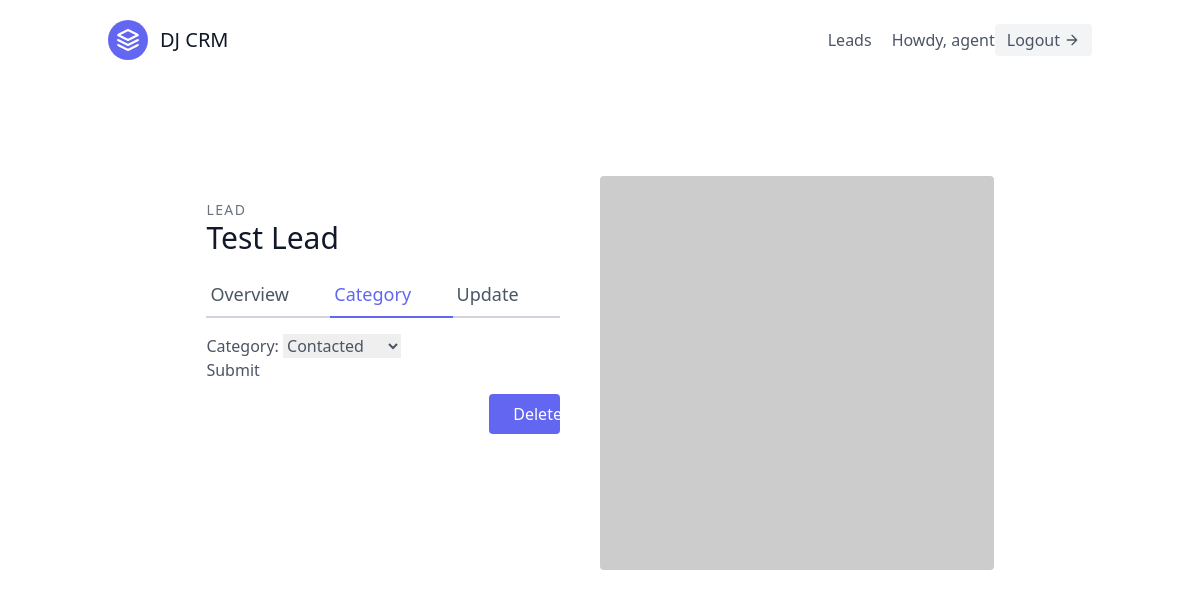
Screenshot of /leads/1/category/ (signed in) with the database file from the repository.
### leads/models.py (models this page shows, shortened)
class User(AbstractUser):
    is_organizor = models.BooleanField(default=True)
    is_agent = models.BooleanField(default=False)

class Lead(models.Model):
    first_name = models.CharField(max_length=20)
    last_name = models.CharField(max_length=20)
    age = models.IntegerField(default=0)
    organization = models.ForeignKey(UserProfile, on_delete=models.CASCADE)
    agent = models.ForeignKey("Agent", null=True, blank=True, on_delete=models.SET_NULL)
    category = models.ForeignKey("Category", related_name="leads", null=True, blank=True, on_delete=models.SET_NULL)

### leads/views.py (the view, shortened to what this page needs)
# urls.py: path('<int:pk>/category/', LeadCategoryUpdateView.as_view(), name='lead-category-update'),
class LeadCategoryUpdateView(LoginRequiredMixin, generic.UpdateView):
    template_name = "leads/lead_category_update.html"
    form_class = LeadCategoryUpdateForm
    def get_queryset(self):
        user = self.request.user
        if user.is_organizor:
            queryset = Lead.objects.filter(organization=user.userprofile)
        else:
            queryset = Lead.objects.filter(organization=user.agent.organization)
            queryset = queryset.filter(agent__user=user)
        return queryset

### leads/forms.py
class LeadCategoryUpdateForm(forms.ModelForm):
    class Meta:
        model = Lead
        fields = (
            'category',
        )

### leads/models.py (called while the page is built)
    def __str__(self):
        return self.name

### leads/templates/leads/lead_category_update.html (shortened to what this page needs)
{% extends 'base.html' %}
{% load tailwind_filters %}
{% block content %}
<section class="text-gray-600 body-font overflow-hidden">
  <div class="container px-5 py-24 mx-auto">
    <div class="lg:w-4/5 mx-auto flex flex-wrap">
      <div class="lg:w-1/2 w-full lg:pr-10 lg:py-6 mb-6 lg:mb-0">
        <h2 class="text-sm title-font text-gray-500 tracking-widest">LEAD</h2>
        <h1 class="text-gray-900 text-3xl title-font font-medium mb-4">{{ lead.first_name }} {{ lead.last_name }}</h1>
        <div class="flex mb-4">
          <a href="{% url 'leads:lead-detail' lead.pk %}" class="flex-grow border-b-2 border-gray-300 py-2 text-lg px-1">
            Overview
          </a>
          <a href="{% url 'leads:lead-category-update' lead.pk %}" class="flex-grow text-indigo-500 border-b-2 border-indigo-500 py-2 text-lg px-1">
            Category
          </a>
          <a href="{% url 'leads:lead-update' lead.pk %}" class="flex-grow border-b-2 border-gray-300 py-2 text-lg px-1">
            Update
          </a>
        </div>
        <form method="POST">
          {{ form | crispy }}
          <button type="submit">Submit</button>
      </form>
      <a href="{% url 'leads:lead-delete' lead.pk %}" class="w-1/5 mt-3 flex ml-auto text-white bg-indigo-500 border-0 py-2 px-6 focus:outline-none hover:bg-indigo-600 rounded">
        Delete
      </a>
      </div>
      <img alt="ecommerce" class="lg:w-1/2 w-full lg:h-auto h-64 object-cover object-center rounded" src="https://dummyimage.com/400x400">
    </div>
  </div>
</section>
{% endblock content %}

### templates/navbar.html (shortened to what this page needs)
<header class="text-gray-600 body-font">
    <div class="container mx-auto flex flex-wrap p-5 flex-col md:flex-row items-center">
      <a class="flex title-font font-medium items-center text-gray-900 mb-4 md:mb-0">
        <svg xmlns="http://www.w3.org/2000/svg" fill="none" stroke="currentColor" stroke-linecap="round" stroke-linejoin="round" stroke-width="2" class="w-10 h-10 text-white p-2 bg-indigo-500 rounded-full" viewBox="0 0 24 24">
          <path d="M12 2L2 7l10 5 10-5-10-5zM2 17l10 5 10-5M2 12l10 5 10-5"></path>
        </svg>
        <span class="ml-3 text-xl">DJ CRM</span>
      </a>
      <nav class="md:ml-auto flex flex-wrap items-center text-base justify-center">
        {% if not request.user.is_authenticated %}
          <a href="{% url 'signup' %}" class="mr-5 hover:text-gray-900">Sign Up</a>
        {% else %}
          <a href="{% url 'leads:lead-list' %}" class="mr-5 hover:text-gray-900">Leads</a>
        {% endif %}
      </nav>
      {% if request.user.is_authenticated %}
        Howdy, {{ request.user.username }}
        <a href="{% url 'logout' %}" class="inline-flex items-center bg-gray-100 border-0 py-1 px-3 focus:outline-none hover:bg-gray-200 rounded text-base mt-4 md:mt-0">
          Logout
        <svg fill="none" stroke="currentColor" stroke-linecap="round" stroke-linejoin="round" stroke-width="2" class="w-4 h-4 ml-1" viewBox="0 0 24 24">
          <path d="M5 12h14M12 5l7 7-7 7"></path>
        </svg>
      </a>
      {% endif %}
    </div>
  </header>

### rows the page displays
User: user.username "agent"
Lead: first_name "Test", last_name "Lead", category "Contacted"
